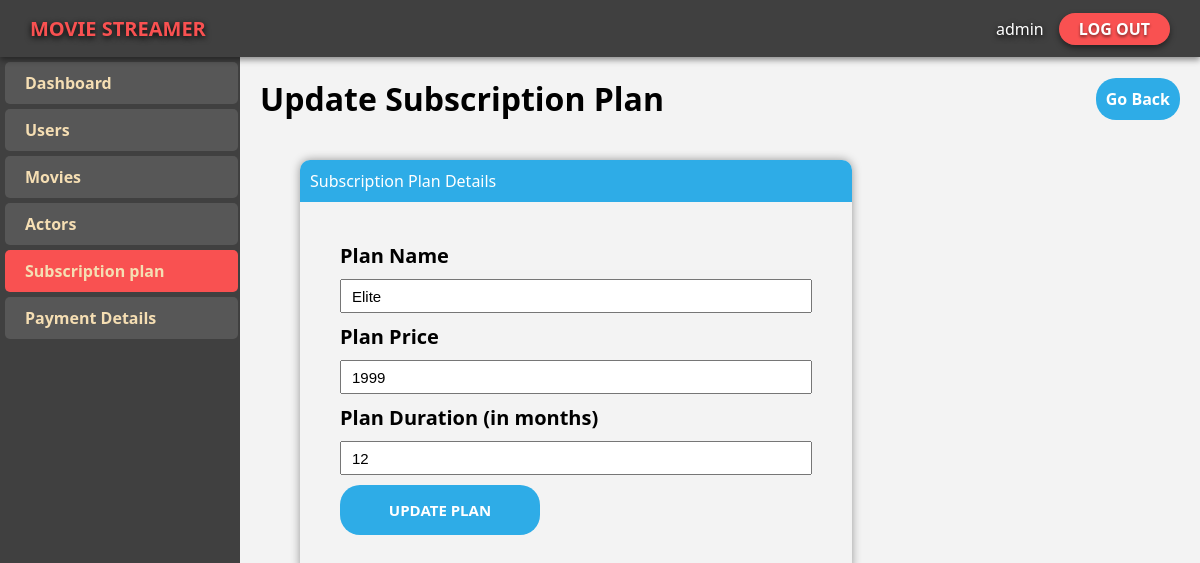
The page /Admin/updateSubplan.php?updt=3 (signed in) on the database its author committed.
### tables this page shows
CREATE TABLE `subscription_dtl` (
  `id` int(11) NOT NULL,
  `Name` text NOT NULL,
  `price` int(11) NOT NULL,
  `Duration` int(11) NOT NULL
);

### Admin/updateSubplan.php (the view, shortened to what this page needs)
<?php
include 'db.php';
if(isset($_GET['updt'])){
    $q = "select * from `subscription_dtl` where id = $_GET[updt]";
    $res = mysqli_query($con,$q);
    if($res){
        $subdtl = mysqli_fetch_assoc($res);
    }
}
else{
    header("location: Subscribeplan.php");
}
?>
<!DOCTYPE html>
<html lang="en">
<head>
    <link rel="stylesheet" href="../CSS/comman.css">
    <link rel="stylesheet" href="../CSS/adminhome.css">
</head>
<body>
    <nav>
        <label class="Logo">MOVIE STREAMER</label>
        <ul class="drawer">
        <li>
                <a class="adminbtn" href="#">
                <?php
                if(isset($_SESSION['username']))
                {
                    if(is_array($_SESSION['username'])){
                        echo implode($_SESSION['username']);
                    }
                    else{
                        echo $_SESSION['username'];
                    }
                }
                ?>
                </a>
            </li>
            <li><a class="loginbtn" href="logout.php?id=2">LOG OUT</a></li>
        </ul>
    </nav>
    <div class="mainbody">
        <div class="sidebar">
            <a class="sideitem" href="AdminHome.php">Dashboard</a>
            <a class="sideitem" href="Users.php">Users</a>
            <a class="sideitem" href="Movies.php">Movies</a>
            <a class="sideitem" href="Actors.php">Actors</a>
            <a class="sideitem active" href="Subscribeplan.php">Subscription plan</a>
            <a class="sideitem" href="Paymentdtl.php">Payment Details</a>
        </div>
        <div class="mainview">
            <div class="header">
                <h1>Update Subscription Plan</h1>
                <a class="addbtn" href="Subscribeplan.php">Go Back</a>
            </div>
            <div class="mainform">
                <div class="litopbar">
                    <label>Subscription Plan Details</label>
                </div>
                <form class="actordtl" action="updateSubplan.php" method="POST">
                <label class="lblfrm">Plan Name</label>
                    <input class="txtboxfrm" type="text" name="Sname" value="<?php if(isset($_GET['updt'])){ echo $subdtl['Name'];}?>" placeholder="Enter the name of Plan" required autofocus>
                    <label class="lblfrm">Plan Price</label>
                    <input class="txtboxfrm" type="text" name="Sprice" value="<?php if(isset($_GET['updt'])){ echo $subdtl['price'];}?>" placeholder="Enter the Price of Plan" required>
                    <label class="lblfrm">Plan Duration (in months)</label>
                    <input class="txtboxfrm" type="text" name="Sdura" value="<?php if(isset($_GET['updt'])){ echo $subdtl['Duration'];}?>" placeholder="Enter the Duration of Plan" required>
                    <input class="addactbtn" type="submit" name="upsubplan" value="UPDATE PLAN">
                </form>
            </div>
        </div>
    </div>
</body>
</html>

### CSS/comman.css (style rules this page uses)
:root { --navbg: #404040; --fontfam: 'Segoe UI', Tahoma, Geneva, Verdana, sans-serif; --colorbtnprime: #F95151; --colorbtnsec: white; --colorbtnprimehover: #da4343; --logofontsz: 20px; --logocolor: #F95151; }
* { margin: 0; padding: 0; }
nav { display: flex; justify-content: space-between; align-items: center; padding: 15px; padding-left: 30px; padding-right: 30px; background-color: var(--navbg); position: sticky; z-index: 2; top: 0; box-shadow: 0px 3px 6px rgba(0, 0, 0, 0.418); }
.drawer { list-style: none; display: flex; gap: 5px; align-items: center; justify-content: space-between; }
.Logo { color: var(--logocolor); font-family: var(--fontfam); font-weight: bold; text-shadow: 0px 2px 6px black; font-size: var(--logofontsz); }
.loginbtn { text-decoration: none; color: white; background-color: var(--colorbtnprime); border-radius: 20px; padding: 5px; padding-left: 20px; padding-right: 20px; text-shadow: 0px 2px 3px rgba(0, 0, 0, 0.486); box-shadow: 0px 3px 6px rgba(0, 0, 0, 0.473); font-family: var(--fontfam); font-weight: bold; transition: all 0.2s ease-in-out; }
.adminbtn { text-decoration: none; color: var(--colorbtnsec); background-color: transparent; text-shadow: 0px 2px 6px black; border-radius: 10px; padding: 10px; font-family: var(--fontfam); transition: all 0.2s ease-in-out; }
.mainbody { background-color: #F3F3F3; height: 90vh; overflow-y: hidden; overflow-x: hidden; }

### CSS/adminhome.css (style rules this page uses)
:root { --navbg: #404040; --fontfam: 'Segoe UI', Tahoma, Geneva, Verdana, sans-serif; --colorbtnprime: #F95151; --colorbtnsec: white; --colorbtnprimehover: #da4343; }
.mainbody { display: flex; height: 90.8vh; position: fixed; width: 100%; top: 57px; font-family: var(--fontfam); }
.sidebar { background-color: var(--navbg); width: 20%; display: flex; flex-direction: column; align-content: stretch; padding: 5px; gap: 5px; z-index: 1; }
.sideitem { text-decoration: none; padding-top: 10px; padding-bottom: 10px; padding-left: 20px; background-color: #636363ab; color: wheat; width: 92.5%; border-radius: 5px; font-weight: bold; transition: all 0.3s ease; }
.active { background-color: var(--colorbtnprime); }
.mainview { overflow: auto; width: 80%; padding: 20px; }
.addbtn { text-decoration: none; color: white; background-color: #2eace7; font-weight: bold; padding: 10px; font-family: 'Segoe UI', Tahoma, Geneva, Verdana, sans-serif; border-radius: 20px; transition: all 0.3s ease-in-out; }
.header { display: flex; justify-content: space-between; align-items: center; }
.litopbar { background-color: #2eace7; padding: 10px; border-top-left-radius: inherit; border-top-right-radius: inherit; color: white; display: flex; justify-content: space-between; align-items: center; }
.mainform { margin: 40px; border-radius: 10px; width: 60%; box-shadow: 0px 0px 10px rgba(0, 0, 0, 0.384); }
.actordtl { display: flex; flex-direction: column; justify-content: space-around; align-items: stretch; padding: 40px; border-radius: inherit; gap: 10px; }
.lblfrm { font-family: 'Segoe UI', Tahoma, Geneva, Verdana, sans-serif; font-weight: bold; font-size: 20px; }
.txtboxfrm { height: 30px; padding-left: 10px; font-size: 15px; }
.addactbtn { background-color: #2eace7; color: white; border: none; padding: 15px; font-weight: bold; font-size: 15px; width: 200px; border-radius: 20px; font-family: 'Segoe UI', Tahoma, Geneva, Verdana, sans-serif; transition: all 0.3s ease; }

### rows shown on the page
subscription_dtl: Sname "Elite", Sprice "1999", Sdura "12"

### other values the page prints
implode($_SESSION['username']) "admin"
